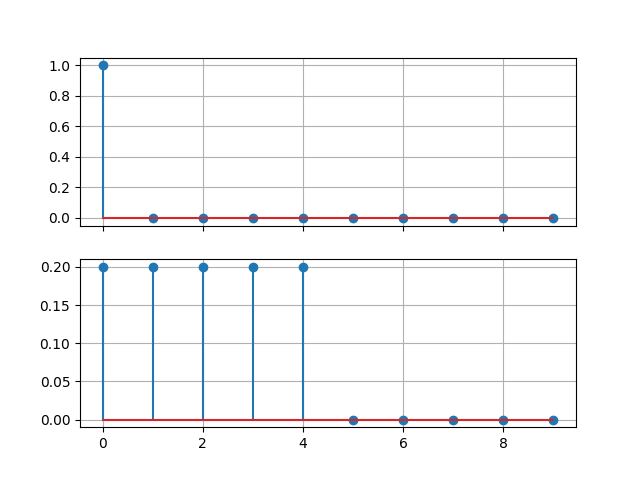

Source code (Python):
import numpy as np
import matplotlib.pyplot as plt

N = 10
x = np.zeros(N)
x[0] = 1

i = np.arange(N)
y = 0.2*x[i] + 0.2*x[i-1] + 0.2*x[i-2] + 0.2*x[i-3] + 0.2*x[i-4]

fig, ax = plt.subplots(2, 1, sharex=True)

ax[0].grid()
ax[1].grid()

ax[0].stem(x)
ax[1].stem(y)

plt.savefig('./skotsugi/chapter03/q05.png')
